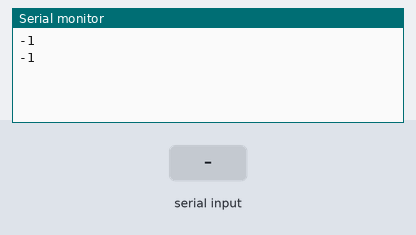
Simulated run of this sketch. Board: Arduino Uno, built with avr-gcc and run on an emulated ATmega328P. Parts: the last lines printed to the serial monitor. The inputs (shaded band) are chosen by the test bench.

Above: at 1.2 s.
1.3 s: byte 30 received over Serial
At 2.6 s:
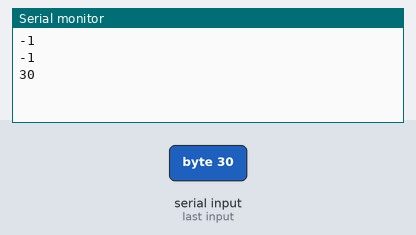
2.8 s: byte 90 received over Serial
At 3.8 s:
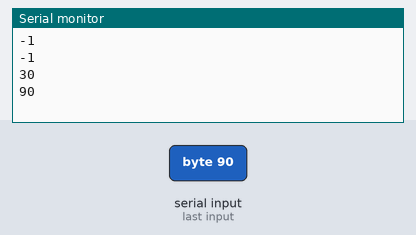
4.3 s: byte 120 received over Serial
At 5.6 s:
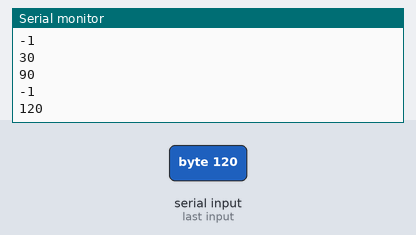
Timing chart, 0 to 7.3 s (numbered marks = the images above; inputs shaded):
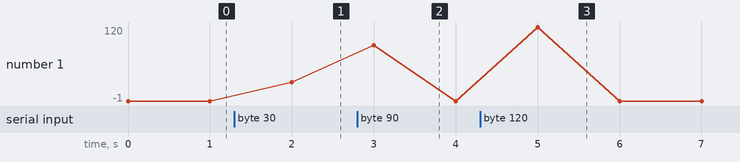

The sketch:

py_test.ino
```cpp
int counter;
int incoming;
void setup() {
  Serial.begin(9600);
  counter = 0;
}

void loop() {
//  Serial.println(counter);
  incoming = Serial.read();
  Serial.println(incoming);
  counter++;
  delay(1000);
}
```

Measured:
- after the input at 1.3 s, the serial monitor: prints a new line after 0.70 s (image 1)
- after the input at 2.8 s, the serial monitor: prints a new line after 0.20 s (image 2)
- after the input at 4.3 s, the serial monitor: prints a new line after 0.70 s (image 3)
- plotted number 1: -1 → 30 after the input at 1.3 s
